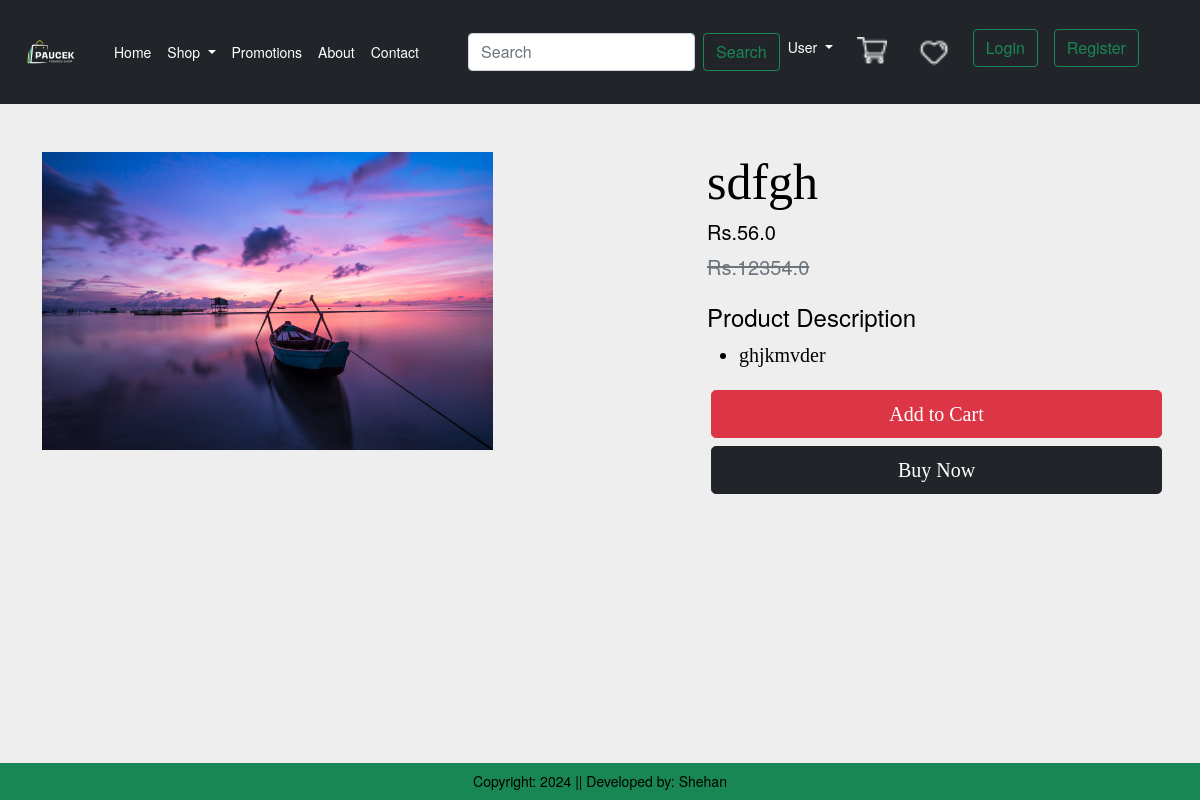
Screenshot of /product-details/3 with the database file from the repository.
### app/models.py (models this page shows, shortened)
class products(models.Model):
    CATEGORY_CHOICES ={
          ('Mw','MensWear'),
          ('CW','CasualWear'),
          ('WW','WomensWear'),
          ('KW','KidsWear'),
          ('FW','FormalWear'),
          ('AC','Accessories'),
    }
    title =models.CharField(max_length=100)
    selling_price = models.FloatField()
    discount_price = models.FloatField()
    description = models.TextField()
    material = models.TextField(default='')
    category =models.CharField(choices= CATEGORY_CHOICES,max_length=2)
    product_image =models.ImageField(upload_to='product')

### app/views.py (the view)
class ProductDetails(View):
    def get(self, request, pk):
        product = products.objects.get(pk=pk)
        return render(request, "app/productdetails.html", locals())

### app/templates/app/productdetails.html (shortened to what this page needs)
{% extends "app/index.html" %}
{% load static %}
{% block main-content %}
<div class="container">
    <div class="row justify-content-between mt-5">
        <div class="col-lg-5">
            <img src="{{ product.product_image.url }}" class="image w-100 h-auto" alt="">
        </div>
        <div class="productdetail col-lg-5">
            <h1 style="font-family: Georgia; font-size: 50px;">{{ product.title }}</h1>
            <h5>Rs.{{ product.discount_price }}</h5>
            <small class="text-decoration-line-through text-muted fs-5">Rs.{{ product.selling_price }}</small>
            <br><br>
            <h4>Product Description</h4>
            <ul class="fs-5" style="font-family: Rajdhani;">
                <li>{{ product.description }}</li>
            </ul>
            <div class="buttons" style="font-family: Rajdhani;">
                <button class="btn btn-danger p-2 m-1 btn-lg w-100">
                    Add to Cart
                </button>
                <br>
                <button class="btn btn-dark p-2 m-1 btn-lg w-100">
                    <a href="#" class="text-decoration-none text-white">Buy Now</a>
                </button>
            </div>
        </div>
    </div>
</div>
{% endblock main-content %}

### app/static/app/css/style.css (style rules this page uses)
html, body { position: relative; height: 100%; }
body { background: #eee; font-family: Helvetica Neue, Helvetica, Arial, sans-serif; font-size: 14px; color: #000; margin: 0; padding: 0; }

### rows the page displays
products: product_image (picture), title "sdfgh", discount_price "56.0", selling_price "12354.0", description "ghjkmvder"
